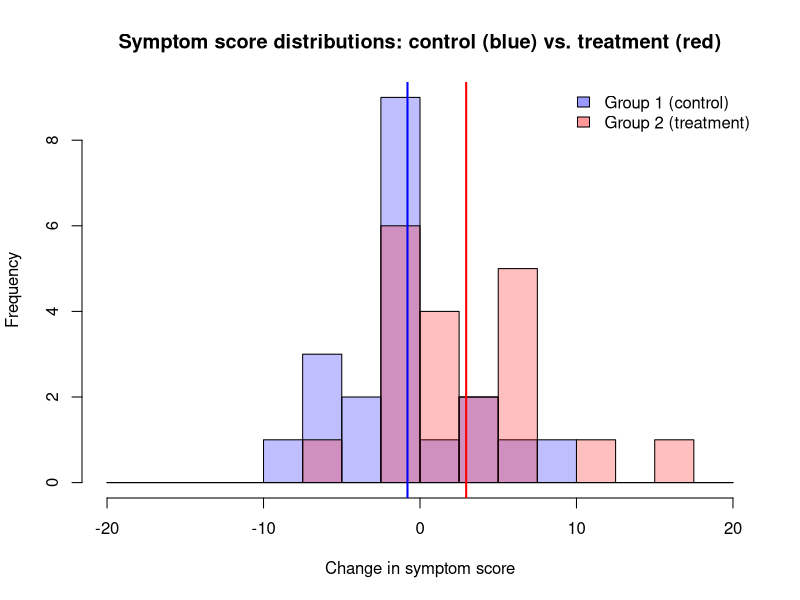
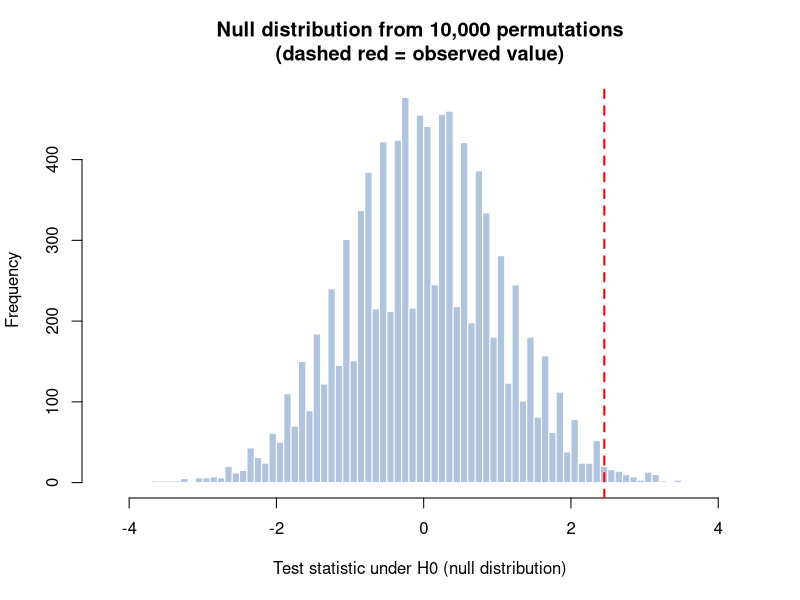

R code for these plots, in order:
# ─────────────────────────────────────────────────────────────────────────────
# Assignment 03 — In-Class: Calculating P-values Using a Permutation Test
#
# In-class activity. Work through this script with a partner, add detailed
# comments at every step, run it block by block, and discuss the outputs.
# Add your notes in the spaces marked [ Add your notes here ].
# ─────────────────────────────────────────────────────────────────────────────


# ── Part 1: Calculating a P-value Using a Permutation Test ───────────────────
#
# Scenario: A small clinical trial enrolled 40 patients. Twenty received a
# placebo (group 1, control) and twenty received a new drug (group 2,
# treatment). Each value represents that patient's change in symptom score.
# Higher scores mean worse symptoms.


# ── Step 0: How the data were generated (reference only) ─────────────────────
# Do not run the code below — it shows how data like these could be simulated.

# effect_size <- 0.25
# stddev      <- 0.5
# sample_size <- 20
#
# group1 <- round(rnorm(sample_size, mean = 0,           sd = stddev) * 10)
# group2 <- round(rnorm(sample_size, mean = effect_size, sd = stddev) * 10)
#
# print(group1)
# print(group2)


# ── Step 1: Enter and inspect the data ───────────────────────────────────────

# Define the two groups
group1 <- c( 0,  5,  2, -2,  8,
            -6,  0,  0, -6, -3,
            -7,  4, -2, -2,  0,
            -4, -1, -8,  0,  6)

group2 <- c(-2,  2, -2, -5,  7,
            11,  6,  2,  1,  1,
             6, -2, -1,  7,  7,
            -2,  4,  3, -1, 17)

sample_size <- length(group1)

cat("Group 1 (control)  — mean:", round(mean(group1), 2),
    " | sd:", round(sd(group1), 2), "\n")
cat("Group 2 (treatment)— mean:", round(mean(group2), 2),
    " | sd:", round(sd(group2), 2), "\n")

# [ Add your notes here. ]


# ── Step 2: Visualize the two distributions ──────────────────────────────────

# Overlapping histograms of the two groups
# rgb(r, g, b, alpha), add = TRUE, abline(v = ...)

hist(group1,
     col    = rgb(0, 0, 1, 0.25),
     breaks = seq(-20, 20, 2.5),
     xlim   = c(-20, 20),
     xlab   = "Change in symptom score",
     main   = "Symptom score distributions: control (blue) vs. treatment (red)")

hist(group2,
     col    = rgb(1, 0, 0, 0.25),
     breaks = seq(-20, 20, 2.5),
     add    = TRUE)

abline(v = mean(group1), col = "blue", lwd = 2)
abline(v = mean(group2), col = "red",  lwd = 2)

legend("topright",
       legend = c("Group 1 (control)", "Group 2 (treatment)"),
       fill   = c(rgb(0, 0, 1, 0.4), rgb(1, 0, 0, 0.4)),
       bty    = "n")

# [ Add your notes here. ]


# ── Step 3: Compute the observed test statistic ───────────────────────────────

# Compute signal / noise (the test statistic)
signal <- mean(group2) - mean(group1)
noise  <- sqrt((var(group2) / sample_size) + (var(group1) / sample_size))

test_statistic <- signal / noise

cat("Signal (difference in means):", round(signal,         4), "\n")
cat("Noise  (SE of the difference):", round(noise,          4), "\n")
cat("Observed test statistic:      ", round(test_statistic, 4), "\n")

# [ Add your notes here. ]


# ── Step 4: Set up the permutation test ──────────────────────────────────────

# Set up containers for the permutation test
num_permutations         <- 10000
permuted_test_statistics <- numeric(num_permutations)


# ── Step 5: Run the permutation loop ─────────────────────────────────────────

# Permutation loop: shuffle the combined data, re-split, compute the test statistic
for (i in 1:num_permutations) {

  permuted_data <- sample(c(group1, group2))

  rand_group1 <- permuted_data[1:sample_size]
  rand_group2 <- permuted_data[(sample_size + 1):(2 * sample_size)]

  perm_signal <- mean(rand_group2) - mean(rand_group1)
  perm_noise  <- sqrt((var(rand_group2) / sample_size) + (var(rand_group1) / sample_size))

  permuted_test_statistics[i] <- perm_signal / perm_noise
}

# [ Add your notes here. ]


# ── Step 6: Visualize the null distribution ──────────────────────────────────

# Histogram of the null distribution; red dashed line = observed test statistic
hist(permuted_test_statistics,
     breaks = 60,
     col    = "lightsteelblue",
     border = "white",
     xlab   = "Test statistic under H0 (null distribution)",
     main   = "Null distribution from 10,000 permutations\n(dashed red = observed value)")

abline(v = test_statistic, col = "red", lwd = 2, lty = 2)

# [ Add your notes here. ]


# ── Step 7: Compute the permutation p-value ───────────────────────────────────

# Compute the p-value as the fraction of permuted statistics >= observed
pvalue <- sum(permuted_test_statistics >= test_statistic) / num_permutations
cat("Permutation p-value:", pvalue, "\n")

# [ Add your notes here. ]


# ── Step 8: Compare to the parametric t-test ─────────────────────────────────

# Welch two-sample t-test for comparison
t.test(group2, group1, alternative = "greater")


# ── Questions ────────────────────────────────────────────────────────────────

# Question 1:
# Using the language of this specific experiment (placebo vs. drug, symptom
# scores), write a precise one-sentence definition of the permutation p-value
# you calculated.
#
# [ Write your answer here. ]


# Question 2:
# Is the permutation p-value close to the t-test p-value? What does agreement
# (or disagreement) between the two methods tell you?
#
# [ Write your answer here. ]
